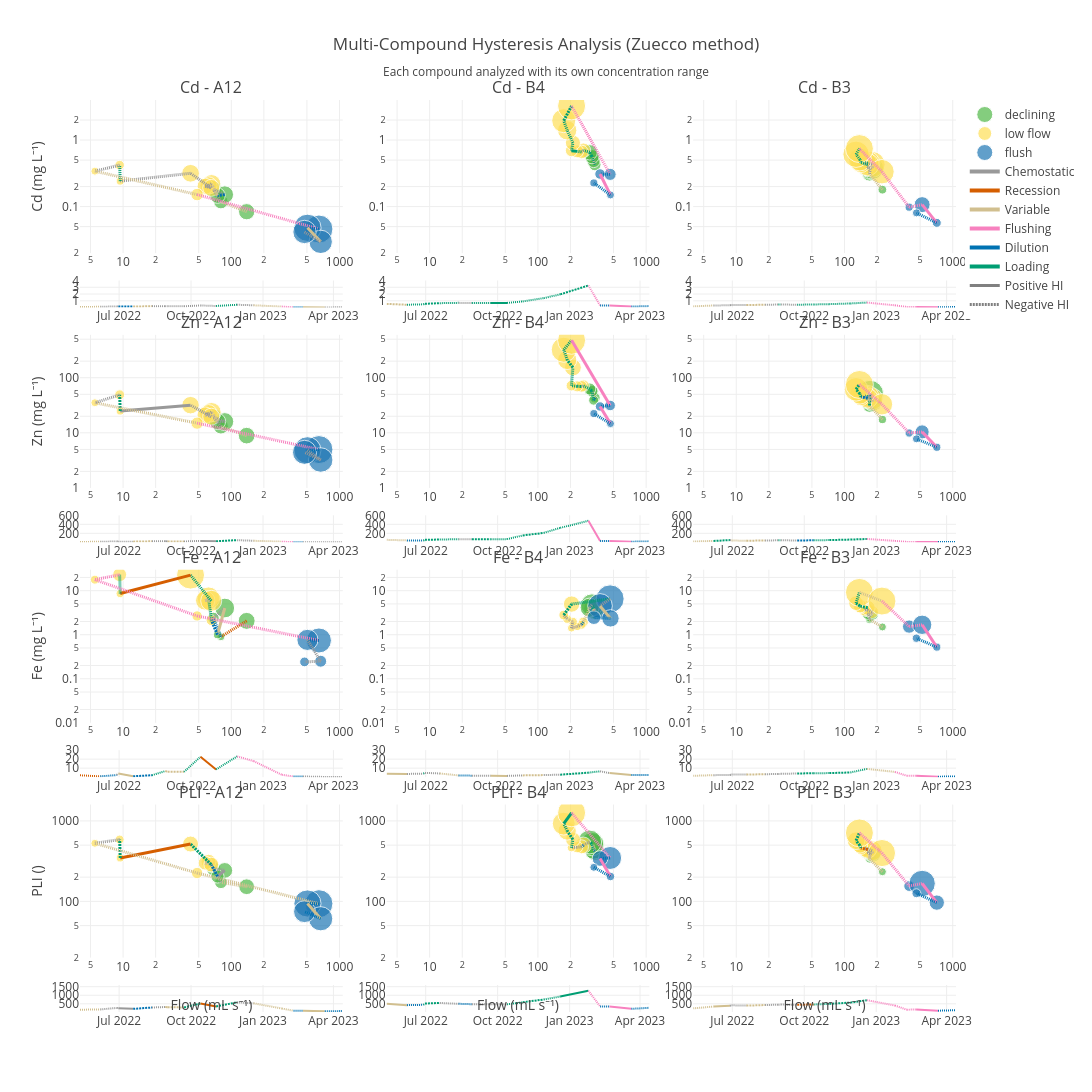

The notebook cell saved with this chart:
### Code cell
# create a multi compound plot
import hygcs.gcs_visualization as gcsv
fig = gcsv.create_multi_compound_hysteresis_plot(
    pcd, Qx, sites=['A12', 'B4', 'B3'],
    ccols=['Cd_mgL', 'Zn_mgL','Fe_mgL','PLI'],
    compounds=['Cd', 'Zn','Fe','PLI'],
    conc_units=['mg L⁻¹', 'mg L⁻¹','mg L⁻¹',''],
    qcol='Q_mLs', flow_unit='mL s⁻¹',
   cxmin=[0.02, 1.,0.01,20.], cxmax=[4., 600.0, 30., 1600.],
    qxmin=4.,
    hi_method='zuecco'  # Use Lloyd's HI for styling - or zuecco
)
fig.update_layout(template='none')
fig.show()
#fig.write_image('hysteresis_plot_zuecco2.pdf', width=1200, height=1400)
